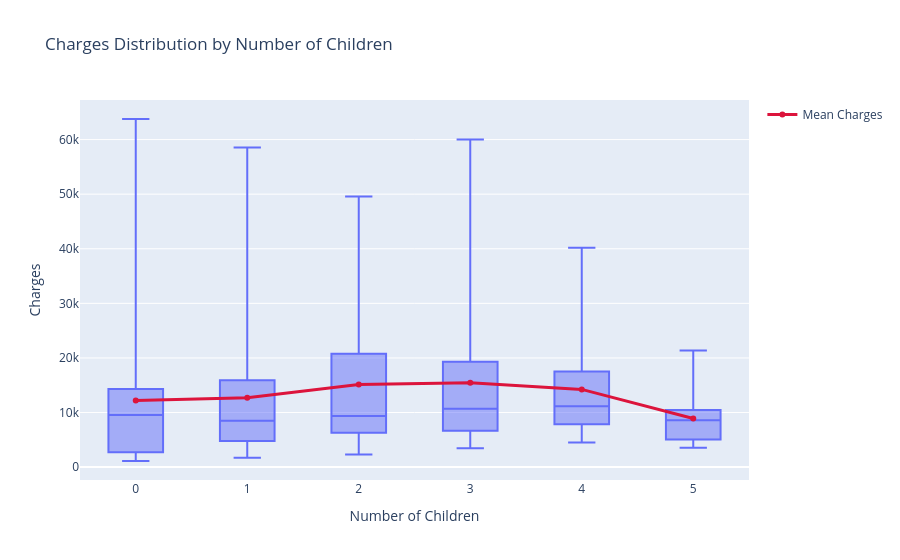

Here is the notebook cell this chart was saved with:
### Markdown cell above
### 3. The Dependents Multiplier: Children vs Charges
A box plot of `charges` grouped by `children` shows the full distribution (and outliers) per
dependent count, while an overlaid mean-charges line reveals the shape of the trend. A second
chart adds an OLS (straight line) trendline next to a LOWESS (locally-fitted curve) trendline on
the same scatter, so a linear relationship and a flattening/diminishing-returns relationship can
be told apart directly rather than assumed. `px.box` + `px.scatter` with `trendline="ols"`/
`trendline="lowess"` is the standard Plotly approach for this question (Plotly Technologies Inc.,
2024).

### Code cell
# Distribution of charges per number of children, with the mean trend overlaid.
children_summary = df_clean.groupby("children")["charges"].agg(["mean", "median", "std", "count"])

fig_children_box = px.box(
    df_clean,
    x="children",
    y="charges",
    points=False,
    title="Charges Distribution by Number of Children"
)
fig_children_box.add_scatter(
    x=children_summary.index,
    y=children_summary["mean"],
    mode="lines+markers",
    name="Mean Charges",
    line=dict(color="crimson", width=3)
)
fig_children_box.update_xaxes(title="Number of Children")
fig_children_box.update_yaxes(title="Charges")
fig_children_box.show()

### Figure 1 — Plotly figure (JSON) as saved in the notebook; plotly's stock layout.template omitted (floating-point values rounded to 4 significant figures; data arrays with more than 128 entries replaced by an {"elided": "..."} marker saying what was removed)
{"data": [{"alignmentgroup": "True", "boxpoints": false, "hovertemplate": "children=%{x}<br>charges=%{y}<extra></extra>", "legendgroup": "", "marker": {"color": "#636efa"}, "name": "", "notched": false, "offsetgroup": "", "orientation": "v", "showlegend": false, "type": "box", "x": {"elided": "1338 float values"}, "x0": " ", "xaxis": "x", "y": {"elided": "1338 float values"}, "y0": " ", "yaxis": "y"}, {"line": {"color": "crimson", "width": 3}, "mode": "lines+markers", "name": "Mean Charges", "type": "scatter", "x": [0.0, 1.0, 2.0, 3.0, 4.0, 5.0], "y": [12220.0, 12710.0, 15120.0, 15470.0, 14240.0, 8902.0]}], "layout": {"boxmode": "group", "legend": {"tracegroupgap": 0}, "title": {"text": "Charges Distribution by Number of Children"}, "xaxis": {"anchor": "y", "domain": [0, 1], "title": {"text": "Number of Children"}}, "yaxis": {"anchor": "x", "domain": [0, 1], "title": {"text": "Charges"}}}}
